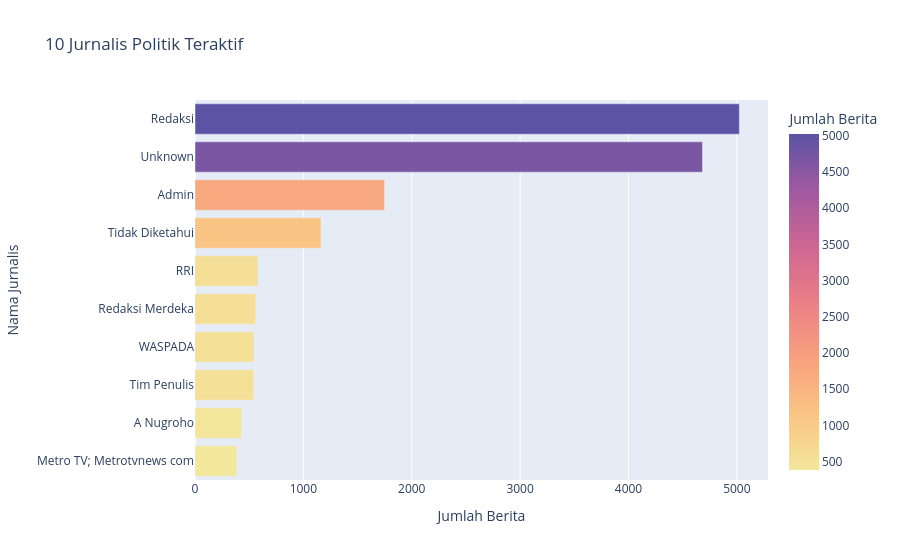

The notebook cell this image was saved under:
### Code cell
top_authors = df.filter(pl.col("news_author").is_not_null())["news_author"].value_counts().sort("count", descending=True).head(10).to_pandas()

fig5 = px.bar(
    top_authors,
    x="count",
    y="news_author",
    orientation='h',
    title="10 Jurnalis Politik Teraktif",
    labels={"count": "Jumlah Berita", "news_author": "Nama Jurnalis"},
    color="count",
    color_continuous_scale="Sunset"
)
fig5.update_layout(yaxis={'categoryorder':'total ascending'})
fig5.show()

### Figure 1 — Plotly figure (JSON) as saved in the notebook; plotly's stock layout.template omitted (floating-point values rounded to 4 significant figures)
{"data": [{"hovertemplate": "Jumlah Berita=%{marker.color}<br>Nama Jurnalis=%{y}<extra></extra>", "legendgroup": "", "marker": {"color": [5023, 4683, 1749, 1162, 582, 558, 544, 540, 427, 386], "coloraxis": "coloraxis", "pattern": {"shape": ""}}, "name": "", "orientation": "h", "showlegend": false, "textposition": "auto", "type": "bar", "x": [5023, 4683, 1749, 1162, 582, 558, 544, 540, 427, 386], "xaxis": "x", "y": ["Redaksi", "Unknown", "Admin", "Tidak Diketahui", "RRI", "Redaksi Merdeka", "WASPADA", "Tim Penulis", "A Nugroho", "Metro TV; Metrotvnews com"], "yaxis": "y"}], "layout": {"barmode": "relative", "coloraxis": {"autocolorscale": false, "colorbar": {"title": {"text": "Jumlah Berita"}}, "colorscale": [[0, "rgb(243, 231, 155)"], [0.1667, "rgb(250, 196, 132)"], [0.3333, "rgb(248, 160, 126)"], [0.5, "rgb(235, 127, 134)"], [0.6667, "rgb(206, 102, 147)"], [0.8333, "rgb(160, 89, 160)"], [1, "rgb(92, 83, 165)"]]}, "legend": {"tracegroupgap": 0}, "title": {"text": "10 Jurnalis Politik Teraktif"}, "xaxis": {"anchor": "y", "domain": [0, 1], "title": {"text": "Jumlah Berita"}}, "yaxis": {"anchor": "x", "categoryorder": "total ascending", "domain": [0, 1], "title": {"text": "Nama Jurnalis"}}}}
